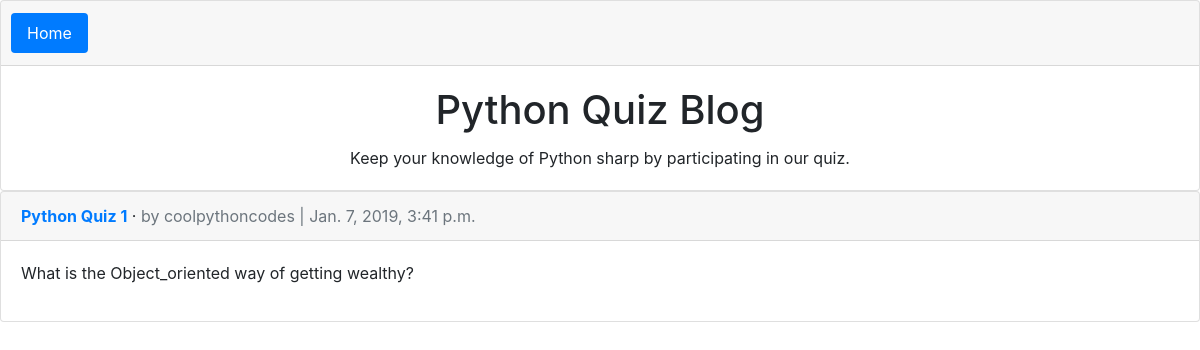
Screenshot of /post/2 with the database file from the repository.
### blog/models.py (models this page shows, shortened)
class BlogPost(models.Model):
    title = models.CharField(max_length=200)
    author = models.ForeignKey('auth.User',on_delete=models.CASCADE,)
    body = models.TextField()
    date = models.DateTimeField(auto_now_add=True)

### blog/views.py (the view)
# urls.py: path('post/<int:pk>', views.BlogDetailView.as_view(), name='post_detail'),
class BlogDetailView(DetailView):
    model = BlogPost
    template_name = "post_detail.html"

### template/post_detail.html (shortened to what this page needs)
{% extends "base.html" %}
{%block content%}
    <div class="card">
        <div class="card-header">
            <span class="font-weight-bold"><a href="">{{ object.title }}</a></span> &middot;
            <span class="text-muted">by {{object.author}} | {{object.date}}</span>
        </div>
        <div class="card-body">
            {{object.body|linebreaks}}
        </div>
    </div>
{%endblock content%}

### rows the page displays
BlogPost: title "Python Quiz 1", author "coolpythoncodes", date "Jan. 7, 2019, 3:41 p.m.", body "What is the Object_oriented way of getting wealthy?"
